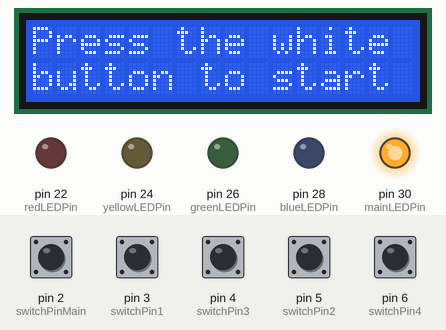
A sketch run on a simulated Arduino Mega 2560, built with avr-gcc and run on an emulated ATmega2560. On the bench: 16×2 character LCD, output pins drawn as LEDs (lit = HIGH). The inputs (shaded band) are chosen by the test bench; at power-on: pin 2 (switchPinMain), pin 3 (switchPin1), pin 4 (switchPin3), pin 5 (switchPin2), pin 6 (switchPin4) HIGH. Random numbers use the default seed unless the sketch sets one; what the sketch prints to the serial monitor is not drawn.

Above: at 1.2 s.
1.3 s: pin 2 (switchPinMain) pulled LOW for 0.15 s
At 1.7 s:
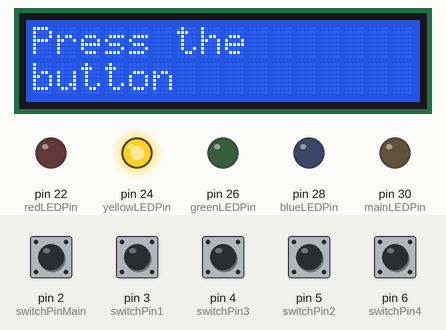
2.9 s: pin 3 (switchPin1) pulled LOW for 0.15 s
At 3.2 s:
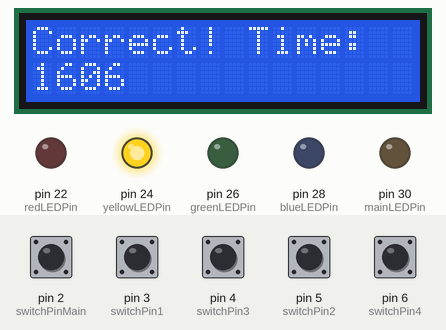
6.0 s: pin 2 (switchPinMain) pulled LOW for 1 s
At 6.4 s:
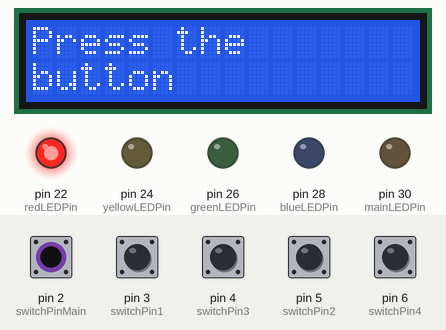
8.5 s: pin 4 (switchPin3) pulled LOW for 0.15 s
At 8.9 s:
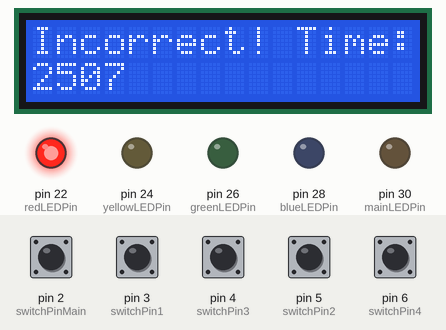
11.6 s: pin 2 (switchPinMain) pulled LOW for 0.15 s
At 12.0 s:
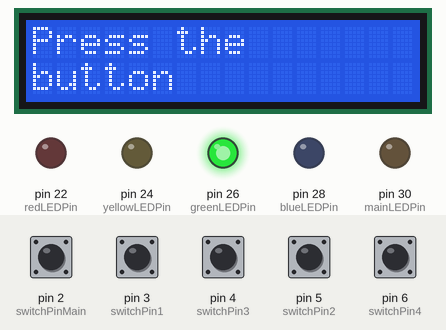
13.2 s: pin 5 (switchPin2) pulled LOW for 0.15 s
At 13.7 s:
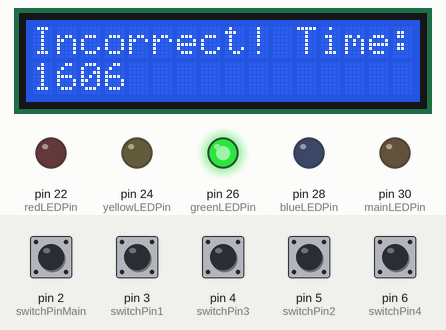
Timing chart, 0 to 17.3 s (numbered marks = the images above; inputs shaded):
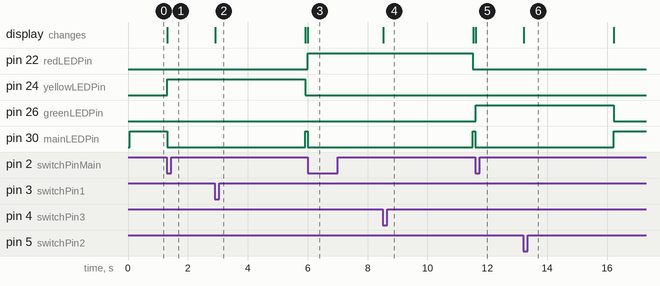

Measured:
- after the input at 1.3 s, pin 24 (yellowLEDPin): LOW → HIGH at once; pin 30 (mainLEDPin): HIGH → LOW at once; the display: first changes at once (image 1 shows a later state)
- after the input at 2.9 s, pin 24 (yellowLEDPin): HIGH → LOW after 3.0 s; pin 30 (mainLEDPin): LOW → HIGH after 3.0 s; the display: changes at once (image 2)
- after the input at 6.0 s, pin 22 (redLEDPin): LOW → HIGH at once; pin 30 (mainLEDPin): HIGH → LOW at once; the display: changes at once (image 3)
- after the input at 8.5 s, pin 22 (redLEDPin): HIGH → LOW after 3.0 s; pin 30 (mainLEDPin): LOW → HIGH after 3.0 s; the display: changes at once (image 4)
- after the input at 11.6 s, pin 26 (greenLEDPin): LOW → HIGH at once; pin 30 (mainLEDPin): HIGH → LOW at once; the display: changes at once (image 5)
- after the input at 13.2 s, pin 26 (greenLEDPin): HIGH → LOW after 3.0 s; pin 30 (mainLEDPin): LOW → HIGH after 3.0 s; the display: changes at once (image 6)

The sketch:

final_code.ino
```cpp
#include <LiquidCrystal.h>


int switchState = 0;
int switchState1 = 0;
int switchState2 = 0;
int switchState3 = 0;
int switchState4 = 0;

const int mainLEDPin = 30;
const int blueLEDPin = 28;
const int greenLEDPin = 26;
const int yellowLEDPin = 24;
const int redLEDPin = 22;

const int switchPinMain = 2;
const int switchPin1 = 3;
const int switchPin2 = 5;
const int switchPin3 = 4;
const int switchPin4 = 6;

long randNumber;
boolean wasPressed = false;
boolean wasPressed1 = false;
boolean wasPressed2 = false;
boolean wasPressed3 = false;
boolean wasPressed4 = false;

long time1 = 0;
long time2 = 0;

const int rs = 12, en = 13, d4 = 11, d5 = 10, d6 = 9, d7 = 8;
LiquidCrystal lcd(rs, en, d4, d5, d6, d7);

boolean startTimer = false;


void setup() {
  Serial.begin(9600);
  randomSeed(analogRead(0));

  lcd.begin(16, 2);


  pinMode(switchPinMain, INPUT_PULLUP);
  pinMode(switchPin1, INPUT_PULLUP);
  pinMode(switchPin2, INPUT_PULLUP);
  pinMode(switchPin3, INPUT_PULLUP);
  pinMode(switchPin4, INPUT_PULLUP);

  pinMode(blueLEDPin, OUTPUT);
  pinMode(greenLEDPin, OUTPUT);
  pinMode(yellowLEDPin, OUTPUT);
  pinMode(redLEDPin, OUTPUT);
  pinMode(mainLEDPin, OUTPUT);
}

void loop() {
  if (startTimer == false) {
    digitalWrite(mainLEDPin, HIGH);
    digitalWrite(blueLEDPin, LOW);
    digitalWrite(greenLEDPin, LOW);
    digitalWrite(yellowLEDPin, LOW);
    digitalWrite(redLEDPin, LOW);

    lcd.setCursor(0, 0);
    lcd.print("Press the white ");
    lcd.setCursor(0, 1);
    lcd.print("button to start");

    switchState = digitalRead(2);

    //main
    if (switchState == HIGH) {
      wasPressed = true;
    }

    if (switchState == LOW && wasPressed == true) {
      Serial.println("In here");
      wasPressed = false;
      randNumber = random(0, 4);
      Serial.println(randNumber);
      time1 = millis();
      startTimer = true;
      lcd.clear();
      digitalWrite(mainLEDPin, LOW);


    }
  } else{
      Serial.println(randNumber);


    lcd.setCursor(0, 0);
    lcd.print("Press the ");
    lcd.setCursor(0, 1);
    lcd.print("button");

    //0

    switchState1 = digitalRead(switchPin1);

    if (switchState1 == HIGH) {
      wasPressed1 = true;
    }

    if (switchState1 == LOW && wasPressed1 == true) {
      Serial.println("Button 1");
      wasPressed1 = false;

      time2 = millis() - time1;

      if (randNumber == 0) {
        lcd.clear();
        lcd.setCursor(0, 0);
        lcd.print("Correct! Time:");
        lcd.setCursor(0, 1);
        // print the number of seconds since reset:
        lcd.print(time2);
        delay(3000);
        startTimer = false;
      } else {
        lcd.clear();
        lcd.setCursor(0, 0);
        lcd.print("Incorrect! Time: ");
        lcd.setCursor(0, 1);
        // print the number of seconds since reset:
        lcd.print(time2);
        delay(3000);
        startTimer = false;

      }
    }

    //1

    switchState2 = digitalRead(switchPin2);

    if (switchState2 == HIGH) {
      wasPressed2 = true;
    }

    if (switchState2 == LOW && wasPressed2 == true) {
      Serial.println("Button 2");
      wasPressed1 = false;

      time2 = millis() - time1;
      Serial.println(time2);

      if (randNumber == 1) {
        lcd.clear();
        lcd.setCursor(0, 0);
        lcd.print("Correct! Time: ");
        lcd.setCursor(0, 1);
        // print the number of seconds since reset:
        lcd.print(time2);
        delay(3000);
        startTimer = false;
      } else {
        lcd.clear();
        lcd.setCursor(0, 0);
        lcd.print("Incorrect! Time: ");
        lcd.setCursor(0, 1);
        // print the number of seconds since reset:
        lcd.print(time2);
        delay(3000);
        startTimer = false;
      }

    }

    //2

    switchState3 = digitalRead(switchPin3);

    if (switchState3 == HIGH) {
      wasPressed3 = true;
    }

    if (switchState3 == LOW && wasPressed3 == true) {
      Serial.println("Button 3");
      wasPressed3 = false;

      time2 = millis() - time1;
      Serial.println(time2);

      if (randNumber == 2) {
        lcd.clear();
        lcd.setCursor(0, 0);
        lcd.print("Correct! Time: ");
        lcd.setCursor(0, 1);
        // print the number of seconds since reset:
        lcd.print(time2);
        delay(3000);
        startTimer = false;
      } else {
        lcd.clear();
        lcd.setCursor(0, 0);
        lcd.print("Incorrect! Time: ");
        lcd.setCursor(0, 1);
        // print the number of seconds since reset:
        lcd.print(time2);
        delay(3000);
        startTimer = false;
      }

    }

    //3

    switchState4 = digitalRead(switchPin4);

    if (switchState4 == HIGH) {
      wasPressed4 = true;
    }

    if (switchState4 == LOW && wasPressed4 == true) {
      Serial.println("Button 4");
      wasPressed4 = false;

      time2 = millis() - time1;
      Serial.println(time2);

      if (randNumber == 3) {
        lcd.clear();
        lcd.setCursor(0, 0);
        lcd.print("Correct! Time: ");
        lcd.setCursor(0, 1);
        // print the number of seconds since reset:
        lcd.print(time2);
        delay(3000);
        startTimer = false;
      } else {
        lcd.clear();
        lcd.setCursor(0, 0);
        lcd.print("Incorrect! Time: ");
        lcd.setCursor(0, 1);
        // print the number of seconds since reset:
        lcd.print(time2);
        delay(3000);
        startTimer = false;
      }
    }

    if (randNumber == 0) {
      digitalWrite(blueLEDPin, LOW);
      digitalWrite(greenLEDPin, LOW);
      digitalWrite(yellowLEDPin, HIGH);
      digitalWrite(redLEDPin, LOW);
    }

    if (randNumber == 1) {
      digitalWrite(blueLEDPin, HIGH);
      digitalWrite(greenLEDPin, LOW);
      digitalWrite(yellowLEDPin, LOW);
      digitalWrite(redLEDPin, LOW);
    }

    if (randNumber == 2) {
      digitalWrite(blueLEDPin, LOW);
      digitalWrite(greenLEDPin, HIGH);
      digitalWrite(yellowLEDPin, LOW);
      digitalWrite(redLEDPin, LOW);
    }

    if (randNumber == 3) {
      digitalWrite(blueLEDPin, LOW);
      digitalWrite(greenLEDPin, LOW);
      digitalWrite(yellowLEDPin, LOW);
      digitalWrite(redLEDPin, HIGH);
    }


  }


}
```
